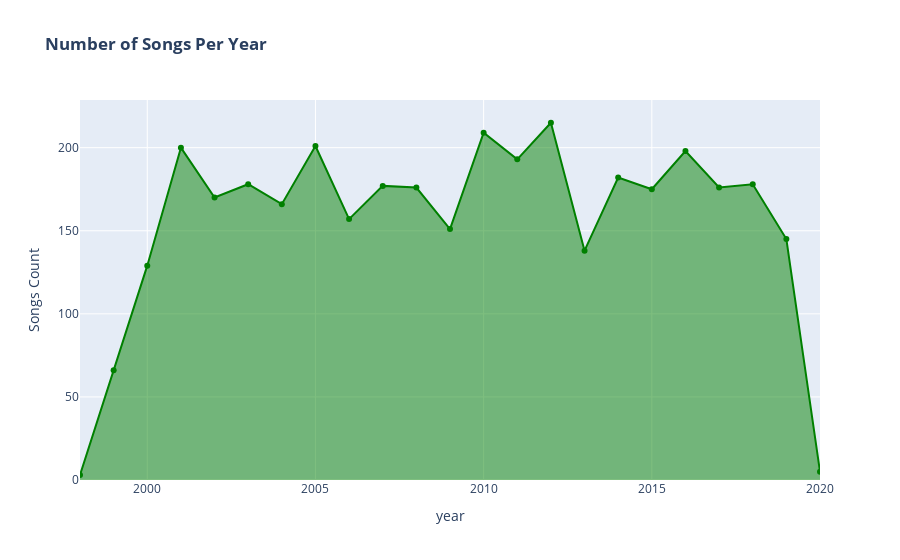

The notebook cell this image was saved under:
### Code cell
#Number of Songs by Year 
fig=px.area(data.groupby('year',as_index=False).count()
            .sort_values(by='song',ascending=False).sort_values(by='year'),x='year',y='song',markers=True,labels={'song':'Songs Count'}
            ,color_discrete_sequence=['green'],title='<b>Number of Songs Per Year')

fig.show()

### Figure 1 — Plotly figure (JSON) as saved in the notebook; plotly's stock layout.template omitted (floating-point values rounded to 4 significant figures)
{"data": [{"fillpattern": {"shape": ""}, "hovertemplate": "year=%{x}<br>Songs Count=%{y}<extra></extra>", "legendgroup": "", "line": {"color": "green"}, "marker": {"symbol": "circle"}, "mode": "markers+lines", "name": "", "orientation": "v", "showlegend": false, "stackgroup": "1", "type": "scatter", "x": [1998, 1999, 2000, 2001, 2002, 2003, 2004, 2005, 2006, 2007, 2008, 2009, 2010, 2011, 2012, 2013, 2014, 2015, 2016, 2017, 2018, 2019, 2020], "xaxis": "x", "y": [3, 66, 129, 200, 170, 178, 166, 201, 157, 177, 176, 151, 209, 193, 215, 138, 182, 175, 198, 176, 178, 145, 5], "yaxis": "y"}], "layout": {"legend": {"tracegroupgap": 0}, "title": {"text": "<b>Number of Songs Per Year"}, "xaxis": {"anchor": "y", "domain": [0, 1], "title": {"text": "year"}}, "yaxis": {"anchor": "x", "domain": [0, 1], "title": {"text": "Songs Count"}}}}
